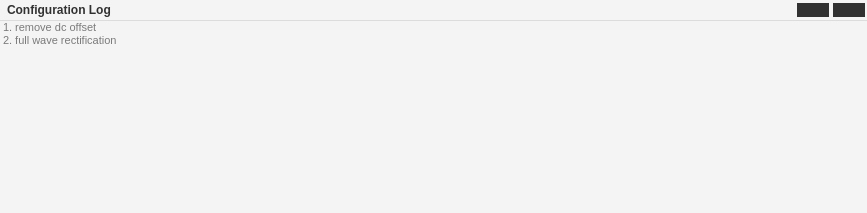
                           <widget class="QFrame" name="configuration_list">
                            <property name="sizePolicy">
                             <sizepolicy hsizetype="Preferred" vsizetype="Expanding">
                              <horstretch>0</horstretch>
                              <verstretch>3</verstretch>
                             </sizepolicy>
                            </property>
                            <property name="styleSheet">
                             <string notr="true">background-color:#f4f4f4;
border:none;</string>
                            </property>
                            <property name="frameShape">
                             <enum>QFrame::StyledPanel</enum>
                            </property>
                            <property name="frameShadow">
                             <enum>QFrame::Raised</enum>
                            </property>
                            <layout class="QVBoxLayout" name="verticalLayout_37">
                             <property name="spacing">
                              <number>0</number>
                             </property>
                             <property name="leftMargin">
                              <number>0</number>
                             </property>
                             <property name="topMargin">
                              <number>0</number>
                             </property>
                             <property name="rightMargin">
                              <number>0</number>
                             </property>
                             <property name="bottomMargin">
                              <number>0</number>
                             </property>
                             <item>
                              <widget class="QFrame" name="list_title">
                               <property name="sizePolicy">
                                <sizepolicy hsizetype="Preferred" vsizetype="Expanding">
                                 <horstretch>0</horstretch>
                                 <verstretch>1</verstretch>
                                </sizepolicy>
                               </property>
                               <property name="styleSheet">
                                <string notr="true">border-bottom:1px solid rgba(0,0,0,0.1)</string>
                               </property>
                               <property name="frameShape">
                                <enum>QFrame::StyledPanel</enum>
                               </property>
                               <property name="frameShadow">
                                <enum>QFrame::Raised</enum>
                               </property>
                               <layout class="QHBoxLayout" name="horizontalLayout_23">
                                <property name="spacing">
                                 <number>0</number>
                                </property>
                                <property name="leftMargin">
                                 <number>0</number>
                                </property>
                                <property name="topMargin">
                                 <number>0</number>
                                </property>
                                <property name="rightMargin">
                                 <number>0</number>
                                </property>
                                <property name="bottomMargin">
                                 <number>0</number>
                                </property>
                                <item>
                                 <widget class="QLabel" name="label_10">
                                  <property name="styleSheet">
                                   <string notr="true">font-weight: bold;
font-size:12px;
color: rgba(0,0,0,0.8);
margin-left: 4px;
border: none;</string>
                                  </property>
                                  <property name="text">
                                   <string>Configuration Log</string>
                                  </property>
                                 </widget>
                                </item>
                                <item>
                                 <spacer name="horizontalSpacer_5">
                                  <property name="orientation">
                                   <enum>Qt::Horizontal</enum>
                                  </property>
                                  <property name="sizeHint" stdset="0">
                                   <size>
                                    <width>680</width>
                                    <height>20</height>
                                   </size>
                                  </property>
                                 </spacer>
                                </item>
                                <item>
                                 <widget class="QFrame" name="frame">
                                  <property name="styleSheet">
                                   <string notr="true">border: none;
</string>
                                  </property>
                                  <property name="frameShape">
                                   <enum>QFrame::StyledPanel</enum>
                                  </property>
                                  <property name="frameShadow">
                                   <enum>QFrame::Raised</enum>
                                  </property>
                                  <layout class="QHBoxLayout" name="horizontalLayout_17">
                                   <property name="spacing">
                                    <number>0</number>
                                   </property>
                                   <property name="leftMargin">
                                    <number>0</number>
                                   </property>
                                   <property name="topMargin">
                                    <number>0</number>
                                   </property>
                                   <property name="rightMargin">
                                    <number>0</number>
                                   </property>
                                   <property name="bottomMargin">
                                    <number>0</number>
                                   </property>
                                   <item>
                                    <widget class="QPushButton" name="pushButton_14">
                                     <property name="cursor">
                                      <cursorShape>PointingHandCursor</cursorShape>
                                     </property>
                                     <property name="styleSheet">
                                      <string notr="true">background-color:rgba(0,0,0,0.8);
margin:3px 2px;</string>
                                     </property>
                                     <property name="text">
                                      <string/>
                                     </property>
                                     <property name="icon">
                                      <iconset resource="resources.qrc">
                                       <normaloff>:/icons/images/icons/cil-minus.png</normaloff>:/icons/images/icons/cil-minus.png</iconset>
                                     </property>
                                    </widget>
                                   </item>
                                   <item>
                                    <widget class="QPushButton" name="pushButton_13">
                                     <property name="cursor">
                                      <cursorShape>PointingHandCursor</cursorShape>
                                     </property>
                                     <property name="styleSheet">
                                      <string notr="true">background-color:rgba(0,0,0,0.8);
margin:3px 2px;
</string>
                                     </property>
                                     <property name="text">
                                      <string/>
                                     </property>
                                     <property name="icon">
                                      <iconset resource="resources.qrc">
                                       <normaloff>:/icons/images/icons/cil-plus.png</normaloff>:/icons/images/icons/cil-plus.png</iconset>
                                     </property>
                                    </widget>
                                   </item>
                                  </layout>
                                 </widget>
                                </item>
                               </layout>
                              </widget>
                             </item>
                             <item>
                              <widget class="QFrame" name="list_body">
                               <property name="sizePolicy">
                                <sizepolicy hsizetype="Preferred" vsizetype="Expanding">
                                 <horstretch>0</horstretch>
                                 <verstretch>9</verstretch>
                                </sizepolicy>
                               </property>
                               <property name="frameShape">
                                <enum>QFrame::StyledPanel</enum>
                               </property>
                               <property name="frameShadow">
                                <enum>QFrame::Raised</enum>
                               </property>
                               <layout class="QVBoxLayout" name="verticalLayout_38">
                                <property name="spacing">
                                 <number>0</number>
                                </property>
                                <property name="leftMargin">
                                 <number>0</number>
                                </property>
                                <property name="topMargin">
                                 <number>0</number>
                                </property>
                                <property name="rightMargin">
                                 <number>0</number>
                                </property>
                                <property name="bottomMargin">
                                 <number>0</number>
                                </property>
                                <item>
                                 <widget class="QListWidget" name="listWidget">
                                  <property name="styleSheet">
                                   <string notr="true">font-size:11px;
color:rgba(0,0,0,0.5);
</string>
                                  </property>
                                  <property name="dragEnabled">
                                   <bool>true</bool>
                                  </property>
                                  <property name="dragDropMode">
                                   <enum>QAbstractItemView::InternalMove</enum>
                                  </property>
                                  <item>
                                   <property name="text">
                                    <string>1. remove dc offset</string>
                                   </property>
                                  </item>
                                  <item>
                                   <property name="text">
                                    <string>2. full wave rectification</string>
                                   </property>
                                  </item>
                                 </widget>
                                </item>
                               </layout>
                              </widget>
                             </item>
                            </layout>
                           </widget>
